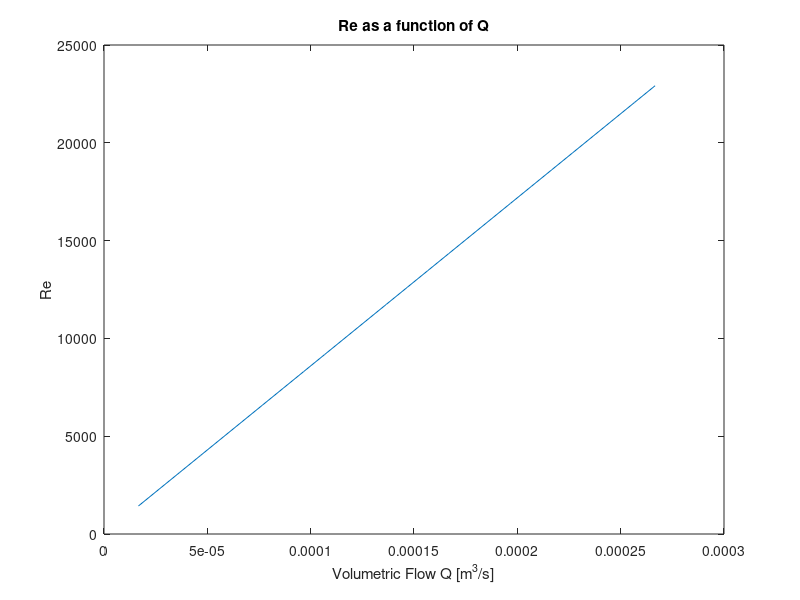
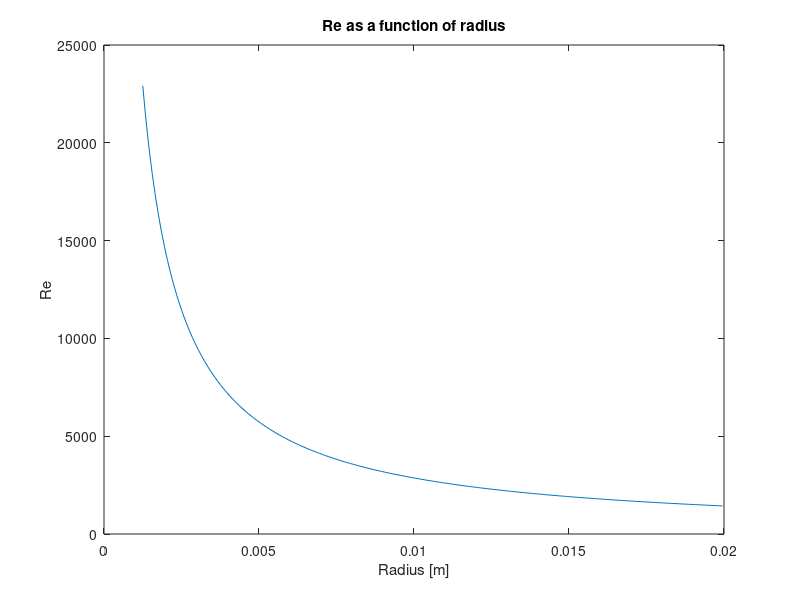
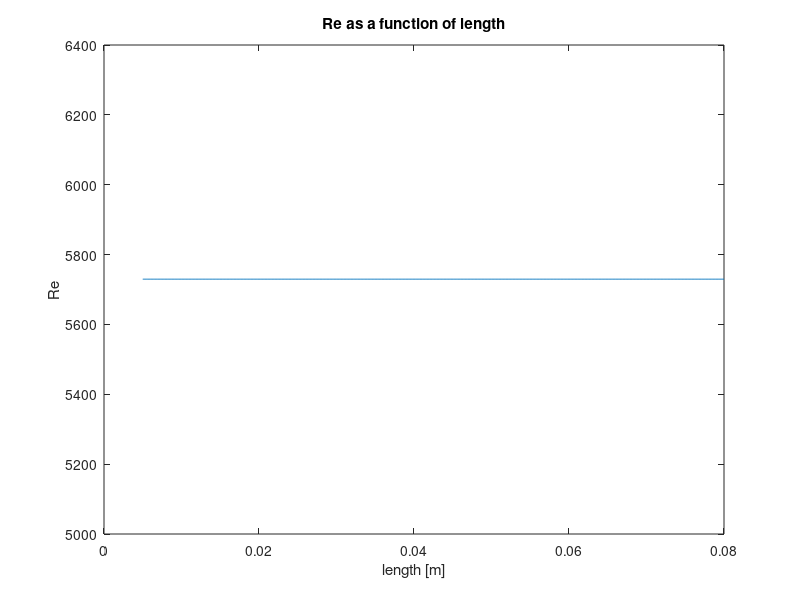

The MATLAB source for these figures, in order:
%% Wesley Schumacher
% MCEN 4026 Manufactoring
% Spring 2020
% HW2 Problem 5

Q = 0.004 /60; %[m^3 / sec] 
r = 5 * 0.001; %[m]
A = pi* r^2;
Vel = Q/A;
l = 20 * 0.001; %[m]
p = 2700; %[kg/m^3]
n = 4 *10^-3; %[Pa*s]
V = pi* r^2 *l;
s = V/Q;
v = l/s;

Re = (p *v *2*r)/n

figure(1)
Q = 0.001/60:0.00001:0.016/60;
s = V* Q.^-1;
v1 = l*s.^-1;
Re = (p *v1 *2*r)/n;
plot(Q,Re)
xlabel("Volumetric Flow Q [m^3/s]")
ylabel("Re")
title("Re as a function of Q")

figure(2)
radius = 1.25/1000:0.0001:20/1000;
Q = 0.004 /60; %[m^3 / sec] 
l = 20 * 0.001; %[m]
V = pi.* radius.^2 *l;
s = V.* Q.^-1;
v = l*s.^-1;
Re = (p .*v .*2.*radius)./n;
plot(radius,Re)
xlabel("Radius [m]")
ylabel("Re")
title("Re as a function of radius")

figure(3)
lenght = 5/1000:0.0001:80/1000;
r = 5 * 0.001; %[m]
V = pi* r^2 .*lenght;
s = V* Q.^-1;
v = lenght.*s.^-1;
Re = (p .*v .*2.*r)./n;
plot(lenght,Re)
xlabel("length [m]")
ylabel("Re")
title("Re as a function of length")
